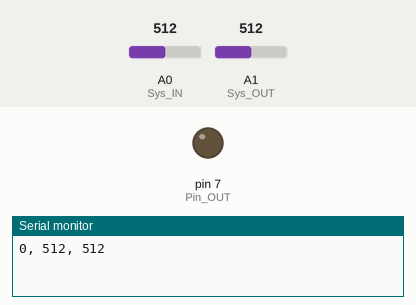
Recording of a sketch running on a simulated Arduino Uno, built with avr-gcc and run on an emulated ATmega328P. On the bench: output pins drawn as LEDs (lit = HIGH), the last lines printed to the serial monitor. The inputs (shaded band) are chosen by the test bench; at power-on: A0 (Sys_IN) = 512, A1 (Sys_OUT) = 512.

Above: at 0.1 s.
At 20.2 s:
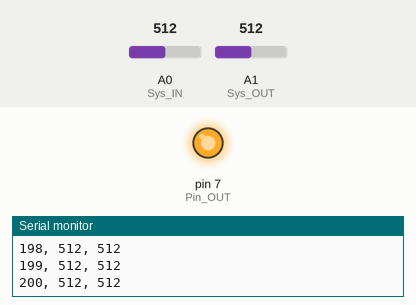
Timing chart, 0 to 21.7 s (numbered marks = the images above):
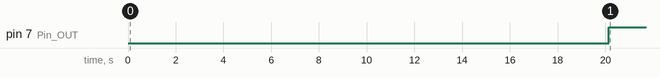

Measured:
- by itself, pin 7 (Pin_OUT): LOW → HIGH at 20.1 s

The sketch:

00_ArduinoSendData.ino
```cpp
template<class T> inline Print &operator <<(Print &obj, T arg) { obj.print(arg); return obj; }

#define Pin_OUT 7 // Salida del Arduino -> Entrada al RC
#define Sys_IN A0 // Realimentación del Pin_OUT
#define Sys_OUT A1 // Realimentación del V_Condensador

const double tsim = 360; // Tiempo de Simulación
const double tk = 20; // Tiempo de inicio del Step
const double T = 0.1; // Cada cuánto tiempo se dará (ms)

const double N = tsim/T + 1;

int i = 0;

void setup() {
  pinMode(Pin_OUT, OUTPUT);
  Serial.begin(115200);
}

void loop() {
  if( i > N)
    return;

  for(i = 0; i < N ; i++){
    if( i == tk/T)
      digitalWrite(Pin_OUT, HIGH);

    Serial << i << ", " << analogRead(Sys_IN) << ", " << analogRead(Sys_OUT) << '\n';

    delay(T*1000);
  }

  digitalWrite(Pin_OUT, LOW);
}
```
